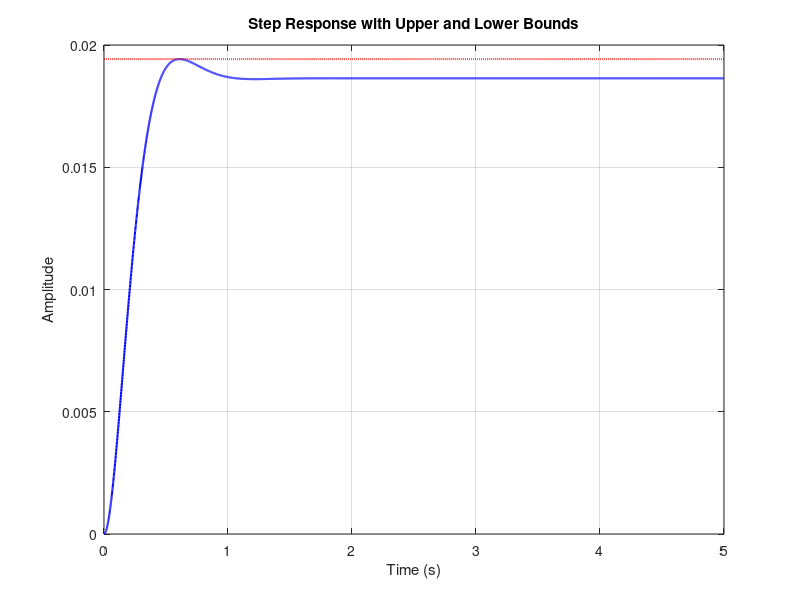

MATLAB code for this plot: (Note: this script raises an error after producing the figure.)
% MATLAB code to plot step response with bounds and intersection point

% Define time step and time vector
dt = 1e-3;  % Time step = 1 ms
t = 0:dt:5;  % Time vector from 0 to 10 seconds

% Define the transfer function coefficients for a 2nd-order Butterworth filter

num = 1;  % Numerator
% den = [1 sqrt(2) 1];  % Denominator s^2 + sqrt(2)s + 1
den = [1 10.395 53.656];

% Create transfer function system
H = tf(num, den);

% Compute the step response
[y, t_out] = step(H, t);

% Plot the step response
figure;
plot(t_out, y, 'b', 'LineWidth', 1.5); hold on;
title('Step Response with Upper and Lower Bounds');
xlabel('Time (s)');
ylabel('Amplitude');
grid on;

% Draw lower and upper bounds
% y_lower = 0.95;
% y_upper = 1.05;
y_max = max(y);
plot(t, y_max * ones(size(t)), 'r--', 'LineWidth', 1.5);
% plot(t, y_lower * ones(size(t)), 'r--', 'LineWidth', 1.5);  % Lower bound y=0.95
% plot(t, y_upper * ones(size(t)), 'g--', 'LineWidth', 1.5);  % Upper bound y=1.05

% Find the intersection point of the step response and the lower bound
% idx = find(y >= y_lower, 1);  % First index where the response crosses the lower bound
% t_intersection = t_out(idx);   % Time of intersection
% y_intersection = y(idx);       % Amplitude at the intersection

% Mark the intersection point
% plot(t_intersection, y_intersection, 'ro', 'MarkerSize', 8, 'MarkerFaceColor', 'r');
text(t_intersection, y_intersection, ['(' num2str(t_intersection, '%.2f') ', ' num2str(y_intersection, '%.2f') ')'], ...
    'VerticalAlignment', 'bottom', 'HorizontalAlignment', 'right');

% Add legend
% legend('Step Response', 'Lower Bound (y=0.95)', 'Upper Bound (y=1.05)', 'Intersection Point');
legend('Step Response', 'Max response');

hold off;
